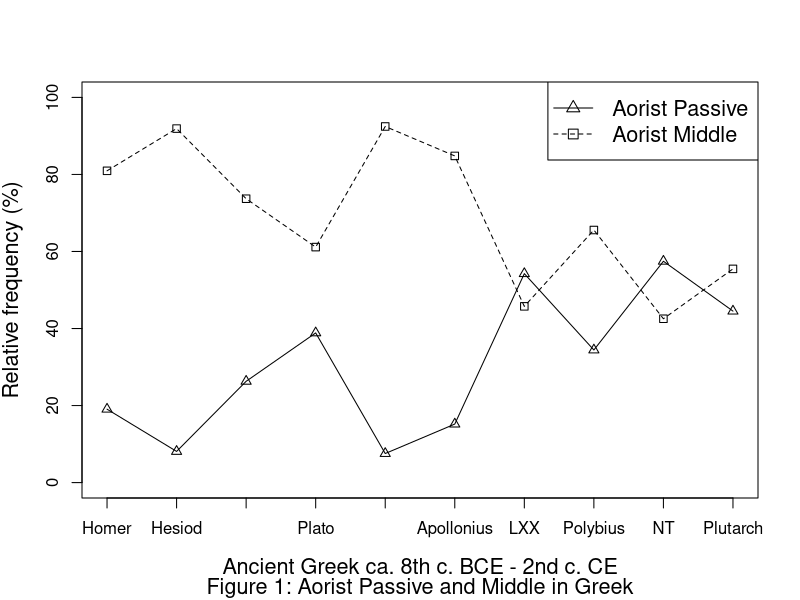
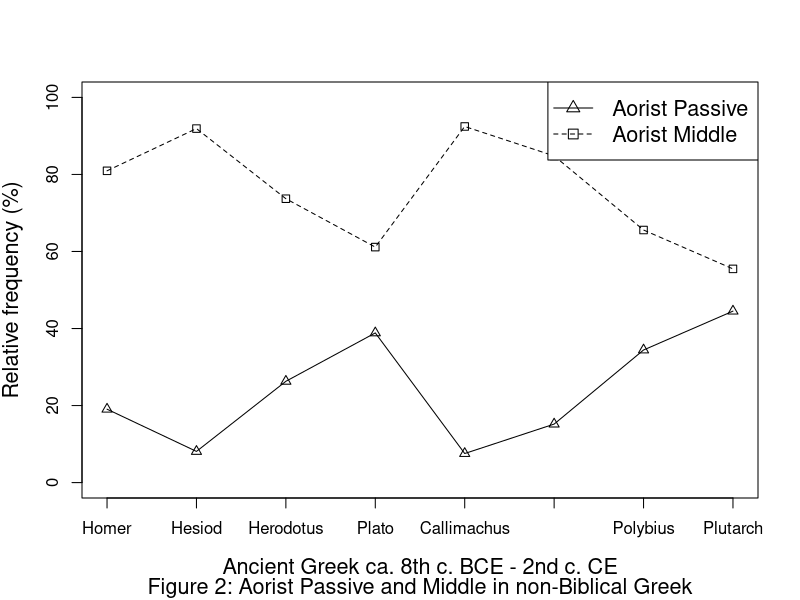

Source code (R) for these figures, in order: (Note: this script raises an error after producing the figures.)
#Make matrix of voice categories
VoiceMarkersGreek <- matrix(c(433, 14, 405, 567, 12, 79, 3915, 619, 866, 199, 1839, 159, 1135, 892, 147, 441, 3302, 1179, 641, 248), ncol = 10, byrow = TRUE)

colnames(VoiceMarkersGreek) <- c("Homer", "Hesiod", "Herodotus", "Plato", "Callimachus", "Apollonius", "LXX", "Polybius", "NT", "Plutarch")
rownames(VoiceMarkersGreek) <- c("Passive aorist", "Middle aorist")

VoiceMarkersGreek

#Perform chi-squared test

chisq.test(VoiceMarkersGreek)

#Obtain effect size

library(vcd)

assocstats(VoiceMarkersGreek)

#Make plot of relative frequencies

#All works

#Get relative frequencies
VoiceMarkersGreekProportion <- prop.table(VoiceMarkersGreek, 2)*100
VoiceMarkersGreekProportion

#Make plot

plot(VoiceMarkersGreekProportion[1,], type = "o", pch = 2, ylim = range(0:100), axes = FALSE, xlab = "Ancient Greek ca. 8th c. BCE - 2nd c. CE", ylab = "Relative frequency (%)", sub = "Figure 1: Aorist Passive and Middle in Greek", cex.sub = 1.3, cex.lab = 1.3, cex.axis = 1.3)

axis(1, at = 1:10, labels = colnames(VoiceMarkersGreek))
axis(2)
box()

lines(VoiceMarkersGreekProportion[2,], type = "o", lty = 2, pch = 0)
legend("topright", lty = c(1,2), col = c("black", "black"), pch = c(2, 0), legend = c("Aorist Passive", "Aorist Middle"), cex = 1.3)

#All works except LXX and NT
VoiceMarkersGreekReduced <- matrix(c(433, 14, 405, 567, 12, 79, 619, 199, 1839, 159, 1135, 892, 147, 441, 1179, 248), ncol = 8, byrow = TRUE)

colnames(VoiceMarkersGreekReduced) <- c("Homer", "Hesiod", "Herodotus", "Plato", "Callimachus", "Apollonius", "Polybius", "Plutarch")
rownames(VoiceMarkersGreekReduced) <- c("Passive aorist", "Middle aorist")

VoiceMarkersGreekReduced

chisq.test(VoiceMarkersGreekReduced)

#Get proportions

VoiceMarkersGreekReducedProportion <- prop.table(VoiceMarkersGreekReduced, 2)*100

VoiceMarkersGreekReducedProportion

#Make plot

plot(VoiceMarkersGreekReducedProportion[1,], type = "o", pch = 2, ylim = range(0:100), axes = FALSE, xlab = "Ancient Greek ca. 8th c. BCE - 2nd c. CE", ylab = "Relative frequency (%)", sub = "Figure 2: Aorist Passive and Middle in non-Biblical Greek", cex.sub = 1.3, cex.lab = 1.3, cex.axis = 1.3)

axis(1, at = 1:8, labels = colnames(VoiceMarkersGreekReduced))
axis(2)
box()

lines(VoiceMarkersGreekReducedProportion[2,], type = "o", lty = 2, pch = 0)
legend("topright", lty = c(1,2), col = c("black", "black"), pch = c(2, 0), legend = c("Aorist Passive", "Aorist Middle"), cex = 1.3)

#Get expected values

chisq.test(VoiceMarkersGreek)$expected

#Perform Fisher exact test:

PassiveAoristHomer <- matrix(c(433, 6676, 1839, 8144), ncol = 2, byrow = TRUE)
fisher.test(PassiveAoristHomer, alternative = "less")

MiddleAoristHomer <- matrix(c(1839, 8144, 433, 6676), ncol = 2, byrow = TRUE)
fisher.test(MiddleAoristHomer, alternative = "greater")

PassiveAoristHesiod <- matrix(c(14, 7095, 159, 9824), ncol = 2, byrow = TRUE)
fisher.test(PassiveAoristHesiod, alternative = "less")

MiddleAoristHesiod <- matrix(c(159, 9824, 14, 7095), ncol = 2, byrow = TRUE)
fisher.test(MiddleAoristHesiod, alternative = "greater")

PassiveAoristHerodot <- matrix(c(405, 6704, 1135, 8848), ncol = 2, byrow = TRUE)
fisher.test(PassiveAoristHerodot, alternative = "less")

MiddleAoristHerodot <- matrix(c(1135, 8848, 405, 6704), ncol = 2, byrow = TRUE)
fisher.test(MiddleAoristHerodot, alternative = "greater")

PassiveAoristPlato <- matrix(c(567, 6542, 892, 9091), ncol = 2, byrow = TRUE)
fisher.test(PassiveAoristPlato, alternative = "less")

MiddleAoristPlato <- matrix(c(892, 9091, 567, 6542), ncol = 2, byrow = TRUE)
fisher.test(MiddleAoristPlato, alternative = "greater")

PassiveAoristCallimachos <- matrix(c(12, 7097, 147, 9836), ncol = 2, byrow = TRUE)
fisher.test(PassiveAoristCallimachos, alternative = "less")

MiddleAoristCallimachos <- matrix(c(147, 9836, 12, 7097), ncol = 2, byrow = TRUE)
fisher.test(MiddleAoristCallimachos, alternative = "greater")

PassiveAoristApollonius <- matrix(c(79, 7030, 441, 9542), ncol = 2, byrow = TRUE)
fisher.test(PassiveAoristApollonius, alternative = "less")

MiddleAoristApollonius <- matrix(c(441, 9542, 79, 7030), ncol = 2, byrow = TRUE)
fisher.test(MiddleAoristApollonius, alternative = "greater")

PassiveAoristLXX <- matrix(c(3915, 3194, 3302, 6681), ncol = 2, byrow = TRUE)
fisher.test(PassiveAoristLXX, alternative = "greater")

MiddleAoristLXX <- matrix(c(3302, 6681, 3915, 3194), ncol = 2, byrow = TRUE)
fisher.test(MiddleAoristLXX, alternative = "less")

PassiveAoristPolybius <- matrix(c(619, 6490, 1179, 8804), ncol = 2, byrow = TRUE)
fisher.test(PassiveAoristPolybius, alternative = "less")

MiddleAoristPolybius <- matrix(c(1179, 8804, 619, 6490), ncol = 2, byrow = TRUE)
fisher.test(MiddleAoristPolybius, alternative = "greater")

PassiveAoristNT <- matrix(c(866, 6243, 641, 9342), ncol = 2, byrow = TRUE)
fisher.test(PassiveAoristNT, alternative = "greater")

MiddleAoristNT <- matrix(c(641, 9342, 866, 6243), ncol = 2, byrow = TRUE)
fisher.test(MiddleAoristNT, alternative = "less")

PassiveAoristPlutarch <- matrix(c(199, 6910, 248, 9735), ncol = 2, byrow = TRUE)
fisher.test(PassiveAoristPlutharch, alternative = "less")

MiddleAoristPlutarch <- matrix(c(248, 9735, 199, 6910), ncol = 2, byrow = TRUE)
fisher.test(MiddleAoristPlutarch, alternative = "greater")

#Absolute frequencies BH binyanim
BHbinyanim <- matrix(c(11499, 446, 988, 6, 1753, 113, 169,
                       13932, 1414, 2194, 218, 2671, 128, 150,
                       10323, 1116, 1569, 80, 2264, 184, 314), ncol = 7, byrow = TRUE)
colnames(BHbinyanim) <- c("Qal", "Niphal", "Piel", "Pual", "Hiphil", "Hophal", "Hithpael")
rownames(BHbinyanim) <- c("Consecutive imperfect", "Perfect","Imperfect")

BHbinyanim

chisq.test(BHbinyanim)
assocstats(BHbinyanim)

BHbinyanimProportion <- prop.table(BHbinyanim, 2)*100
BHbinyanimProportion

barplot(BHbinyanimProportion, ylim = range(0:100), sub = "Figure 3: Distribution of tense/aspect categories over binyanim in BH", ylab = "Relative frequency (%)", col = c("black", "grey60", "grey40"), beside = TRUE)
legend("topright", fill = c("black", "grey60", "grey40"), legend = c("Consecutive imperfect", "Perfect", "Imperfect"))

#Get expected values

chisq.test(BHbinyanim)$expected

#Perform Fisher test

ConsQal <- matrix(c(11499, 3475, 24255, 12302), ncol = 2, byrow = TRUE)
fisher.test(ConsQal, alternative = "greater")

PerfQal <- matrix(c(13932, 6775, 21822, 9002), ncol = 2, byrow = TRUE)
fisher.test(PerfQal, alternative = "less")

IpfQal <- matrix(c(10323, 5527, 25431, 10250), ncol = 2, byrow = TRUE)
fisher.test(IpfQal, alternative = "less")

ConsNiphal <- matrix(c(446, 14528, 2530, 34027), ncol = 2, byrow = TRUE)
fisher.test(ConsNiphal, alternative = "less")

PerfNiphal <- matrix(c(1414, 19293, 1562, 29262), ncol = 2, byrow = TRUE)
fisher.test(PerfNiphal, alternative = "greater")

IpfNiphal <- matrix(c(1116, 14734, 1860, 33821), ncol = 2, byrow = TRUE)
fisher.test(IpfNiphal, alternative = "greater")


ConsPiel <- matrix(c(988, 13986, 3763, 32821), ncol = 2, byrow = TRUE)
fisher.test(ConsPiel, alternative = "less")

PerfPiel <- matrix(c(2194, 18513, 2557, 28267), ncol = 2, byrow = TRUE)
fisher.test(PerfPiel, alternative = "greater")

IpfPiel <- matrix(c(1569, 14281, 3182, 32499), ncol = 2, byrow = TRUE)
fisher.test(IpfPiel, alternative = "greater")

ConsPual <- matrix(c(6, 14968, 298, 26259), ncol = 2, byrow = TRUE)
fisher.test(ConsPual, alternative = "less")

PerfPual <- matrix(c(218, 20489, 86, 30738), ncol = 2, byrow = TRUE)
fisher.test(PerfPual, alternative = "greater")

IpfPual <- matrix(c(80, 15770, 214, 35467), ncol = 2, byrow = TRUE)
fisher.test(IpfPual, alternative = "less")

ConsHiphil <- matrix(c(1753, 13221, 4935,  31622), ncol = 2, byrow = TRUE)
fisher.test(ConsHiphil, alternative = "less")

PerfHiphil <- matrix(c(2671, 18036, 4017, 26807), ncol = 2, byrow = TRUE)
fisher.test(PerfHiphil, alternative = "less")

IpfHiphil <- matrix(c(2264, 13586, 4424, 31257), ncol = 2, byrow = TRUE)
fisher.test(IpfHiphil, alternative = "greater")

ConsHophal <- matrix(c(113, 14861, 312, 36245), ncol = 2, byrow = TRUE)
fisher.test(ConsHiphil, alternative = "less")

PerfHophal <- matrix(c(128, 20579, 297, 30527), ncol = 2, byrow = TRUE)
fisher.test(PerfHophal, alternative = "less")

IpfHophal <- matrix(c(184, 15666, 241, 35440), ncol = 2, byrow = TRUE)
fisher.test(IpfHophal, alternative = "greater")

ConsHithpael <- matrix(c(169, 14805, 464, 36093), ncol = 2, byrow = TRUE)
fisher.test(ConsHithpael, alternative = "less")

PerfHithpael <- matrix(c(150, 20557, 483, 30341), ncol = 2, byrow = TRUE)
fisher.test(PerfHithpael, alternative = "less")

IpfHithpael <- matrix(c(314, 15536, 319, 35362), ncol = 2, byrow = TRUE)
fisher.test(IpfHithpael, alternative = "greater")

#Greek and Hebrew equivalents

GreekHebrewEquivalents <- matrix(c(48, 47, 6, 34, 9, 3, 0, 6, 11, 3, 1, 6, 5, 7), ncol = 2, byrow = TRUE)
colnames(GreekHebrewEquivalents) <- c("Middle", "Passive")
rownames(GreekHebrewEquivalents) <- c("Qal", "Niphal", "Piel", "Pual", "Hiphil", "Hophal", "Hithpael")

GreekHebrewEquivalents

chisq.test(GreekHebrewEquivalents)

assocstats(GreekHebrewEquivalents)

chisq.test(GreekHebrewEquivalents)$expected

#Fisher test
MiddleQal <- matrix(c(48, 47, 32, 59), ncol = 2, byrow = TRUE)
fisher.test(MiddleQal, alternative = "greater")

PassiveQal <- matrix(c(47, 48, 59, 32), ncol = 2, byrow = TRUE)
fisher.test(PassiveQal, alternative = "less")

MiddleNiphal <- matrix(c(6, 34, 74, 72), ncol = 2, byrow = TRUE)
fisher.test(MiddleNiphal, alternative = "less")

PassiveNiphal <- matrix(c(34, 6, 72, 74), ncol = 2, byrow = TRUE)
fisher.test(PassiveNiphal, alternative = "greater")

MiddlePiel <- matrix(c(9, 3, 71, 105), ncol = 2, byrow = TRUE)
fisher.test(MiddlePiel, alternative = "greater")

PassivePiel <- matrix(c(4, 9, 105, 68), ncol = 2, byrow = TRUE)
fisher.test(PassivePiel, alternative = "less")

MiddlePual <- matrix(c(0, 6, 80, 100), ncol = 2, byrow = TRUE)
fisher.test(MiddlePual, alternative = "less")

PassivePual <- matrix(c(6, 0, 100, 80), ncol = 2, byrow = TRUE)
fisher.test(PassivePual, alternative = "greater")

MiddleHiphil <- matrix(c(11, 3, 69, 103), ncol = 2, byrow = TRUE)
fisher.test(MiddleHiphil, alternative = "greater")

PassiveHiphil <- matrix(c(3, 11, 103, 69), ncol = 2, byrow = TRUE)
fisher.test(PassiveHiphil, alternative = "less")

MiddleHophal <- matrix(c(1, 6, 79, 100), ncol = 2, byrow = TRUE)
fisher.test(MiddleHophal, alternative = "less")

PassiveHophal <- matrix(c(6, 1, 100, 79), ncol = 2, byrow = TRUE)
fisher.test(PassiveHophal, alternative = "greater")

MiddleHithpael <- matrix(c(5, 7, 75, 99), ncol = 2, byrow = TRUE)
fisher.test(MiddleHithpael, alternative = "greater")

PassiveHithpael <- matrix(c(7, 5, 99, 75), ncol = 2, byrow = TRUE)
fisher.test(MiddleHithpael, alternative = "less")
